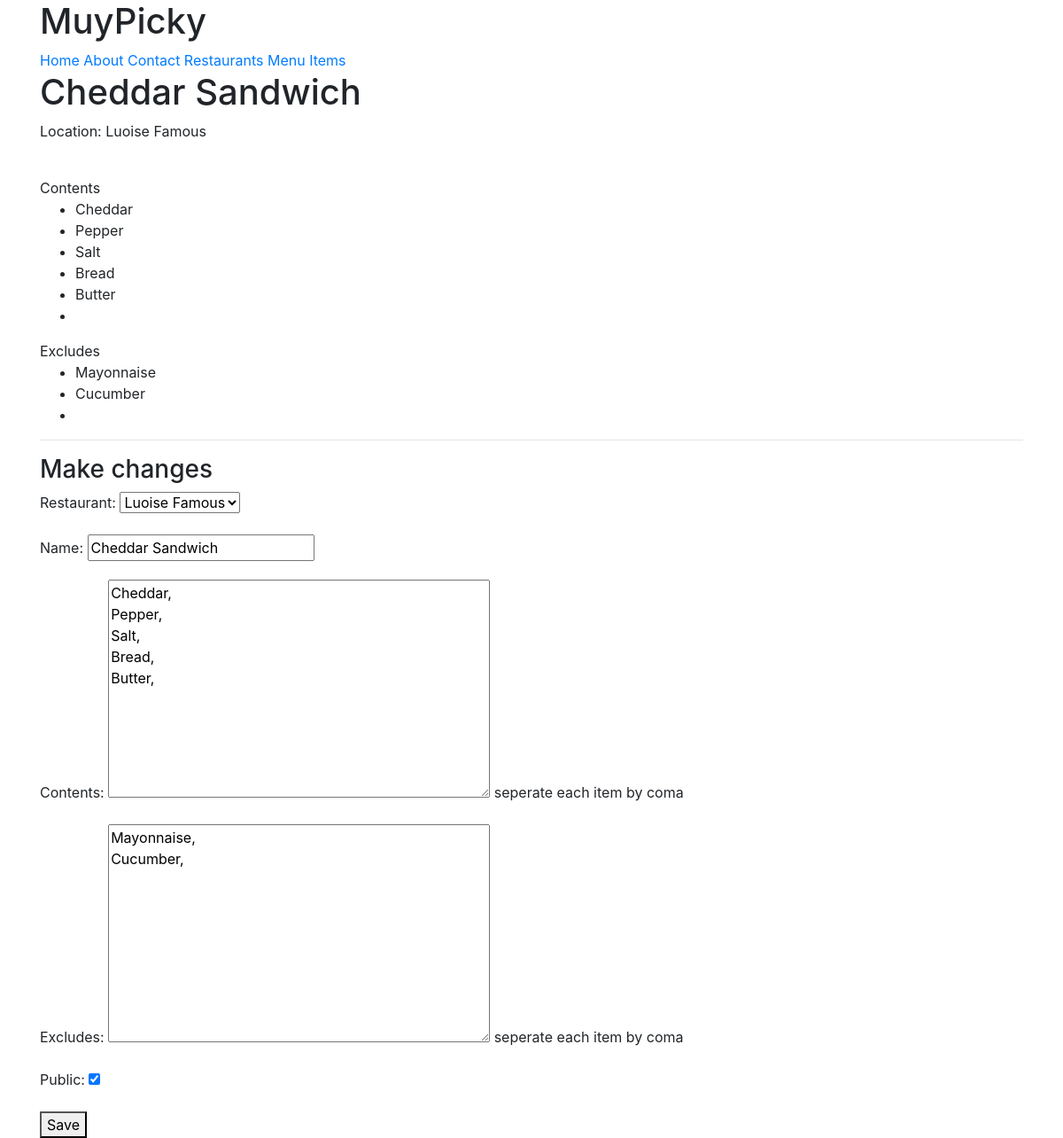
Screenshot of /items/4 (signed in) with the database file from the repository.
### menus/models.py (models this page shows, shortened)
class Item(models.Model):
	user = models.ForeignKey(settings.AUTH_USER_MODEL)
	restaurant = models.ForeignKey(RestaurantLocation)
	name = models.CharField(max_length=120)
	contents = models.TextField(help_text='seperate each item by coma')
	excludes = models.TextField(help_text='seperate each item by coma', blank=True, null=True)
	public = models.BooleanField(default=True)
	timestamp = models.DateTimeField(auto_now_add=True)
	updated = models.DateTimeField(auto_now=True)
	class Meta:
		ordering = ['-updated', '-timestamp']
	def get_contents(self):
		return self.contents.split(",")
	def get_excludes(self):
		return self.excludes.split(",")

### restaurants/models.py (models this page shows, shortened)
class RestaurantLocation(models.Model):
	owner = models.ForeignKey(User)
	name = models.CharField(max_length=120)
	location = models.CharField(max_length=120, null=True, blank=True)
	category = models.CharField(max_length=120, null=True, blank=True, validators=[validate_category])
	timestamp = models.DateTimeField(auto_now_add=True)
	updated = models.DateTimeField(auto_now=True)
	slug = models.SlugField(null=True, blank=True)
	def __str__(self):
		return self.name

### menus/views.py (the view)
# urls.py: url(r'^(?P<pk>\d+)$', ItemUpdateView.as_view(), name='detail'),
class ItemUpdateView(LoginRequiredMixin, UpdateView):
	template_name = 'menus/detail_update.html'
	form_class = ItemForm
	def get_queryset(self):
		return Item.objects.filter(user=self.request.user)
	def get_context_data(self, *args, **kwargs):
		context = super(ItemUpdateView, self).get_context_data(*args, **kwargs)
		context['title'] = 'Update Item'
		return context
	def get_form_kwargs(self):
		kwargs = super(ItemUpdateView, self).get_form_kwargs()
		kwargs['user'] = self.request.user
		return kwargs

### menus/forms.py
class ItemForm(forms.ModelForm):
	class Meta:
		model = Item
		fields = [
			'restaurant',
			'name',
			'contents',
			'excludes',
			'public',
		]
	def __init__(self, user=None, *args, **kwargs):
		print(user)
		super(ItemForm, self).__init__(*args, **kwargs)
		self.fields['restaurant'].queryset = RestaurantLocation.objects.filter(owner=user)

### menus/templates/menus/detail_update.html (shortened to what this page needs)
{% extends "base.html" %}
{% block content %}
<h1>{{ form.instance.name }}</h1>
<p>Location: {{ form.instance.restaurant.name }}</p>
{% if form.instance.contents %}
Contents
<ul>
	{% for item in form.instance.get_contents %}
	<li>{{ item }}</li>
	{% endfor %}
</ul>
{% endif %}
{% if form.instance.excludes %}
Excludes
<ul>
	{% for item in form.instance.get_excludes %}
	<li>{{ item }}</li>
	{% endfor %}
</ul>
{% endif %}
<hr/>
<h3>Make changes</h3>
{% include 'snippets/form_snippet.html' with form=form %}
{% endblock content %}

### templates/snippets/form_snippet.html
<form method='POST'> {% csrf_token %}
{{ form.as_p }}
<button type='submit'>Save</button>
</form>

### rows the page displays
Item: instance.name "Cheddar Sandwich", instance.restaurant.name "Luoise Famous", restaurant "Luoise Famous", contents "Cheddar, Pepper, Salt, Bread, Butter,", excludes "Mayonnaise, Cucumber,", public "☑"
RestaurantLocation: name "Cheddar Sandwich"

### other values shown
{{ item }} "Cheddar" "Pepper" "Salt" "Bread" "Butter"
{{ item }} "Mayonnaise" "Cucumber"
